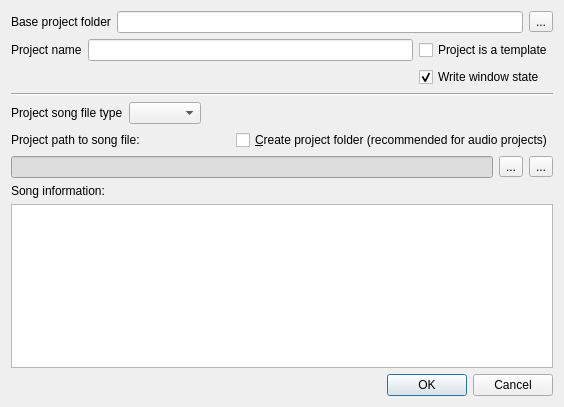
<?xml version="1.0" encoding="UTF-8"?>
<ui version="4.0">
 <class>ProjectCreate</class>
 <widget class="QDialog" name="ProjectCreate">
  <property name="geometry">
   <rect>
    <x>0</x>
    <y>0</y>
    <width>564</width>
    <height>407</height>
   </rect>
  </property>
  <property name="windowTitle">
   <string>Create Project</string>
  </property>
  <layout class="QGridLayout" name="gridLayout_3">
   <item row="0" column="0">
    <layout class="QHBoxLayout" name="horizontalLayout_8">
     <item>
      <widget class="QLabel" name="label_5">
       <property name="text">
        <string>Base project folder</string>
       </property>
      </widget>
     </item>
     <item>
      <widget class="QLineEdit" name="projDirLineEdit">
       <property name="readOnly">
        <bool>true</bool>
       </property>
      </widget>
     </item>
     <item>
      <widget class="QToolButton" name="projDirToolButton">
       <property name="toolTip">
        <string>Change Project-folder</string>
       </property>
       <property name="text">
        <string>...</string>
       </property>
      </widget>
     </item>
    </layout>
   </item>
   <item row="1" column="0">
    <layout class="QGridLayout" name="gridLayout_2">
     <item row="0" column="0">
      <widget class="QLabel" name="label_2">
       <property name="text">
        <string>Project name</string>
       </property>
      </widget>
     </item>
     <item row="0" column="1">
      <widget class="QLineEdit" name="projectNameEdit"/>
     </item>
     <item row="0" column="2">
      <widget class="QCheckBox" name="templateCheckBox">
       <property name="toolTip">
        <string>Checking this will cause the project to be saved in the templates folder</string>
       </property>
       <property name="text">
        <string>Project is a template</string>
       </property>
      </widget>
     </item>
     <item row="1" column="0" colspan="2">
      <spacer name="horizontalSpacer">
       <property name="orientation">
        <enum>Qt::Horizontal</enum>
       </property>
       <property name="sizeHint" stdset="0">
        <size>
         <width>394</width>
         <height>20</height>
        </size>
       </property>
      </spacer>
     </item>
     <item row="1" column="2">
      <widget class="QCheckBox" name="winStateCheckbox">
       <property name="toolTip">
        <string>Save window sizes and positions with the project</string>
       </property>
       <property name="text">
        <string>Write window state</string>
       </property>
       <property name="checked">
        <bool>true</bool>
       </property>
      </widget>
     </item>
    </layout>
   </item>
   <item row="2" column="0">
    <widget class="Line" name="line">
     <property name="orientation">
      <enum>Qt::Horizontal</enum>
     </property>
    </widget>
   </item>
   <item row="3" column="0">
    <layout class="QHBoxLayout" name="horizontalLayout_5">
     <item>
      <widget class="QLabel" name="label_4">
       <property name="text">
        <string>Project song file type</string>
       </property>
      </widget>
     </item>
     <item>
      <widget class="QComboBox" name="projectFileTypeCB"/>
     </item>
     <item>
      <spacer name="horizontalSpacer_3">
       <property name="orientation">
        <enum>Qt::Horizontal</enum>
       </property>
       <property name="sizeHint" stdset="0">
        <size>
         <width>40</width>
         <height>20</height>
        </size>
       </property>
      </spacer>
     </item>
    </layout>
   </item>
   <item row="4" column="0">
    <layout class="QHBoxLayout" name="horizontalLayout_4">
     <item>
      <widget class="QLabel" name="label">
       <property name="text">
        <string>Project path to song file:</string>
       </property>
      </widget>
     </item>
     <item>
      <spacer name="horizontalSpacer_2">
       <property name="orientation">
        <enum>Qt::Horizontal</enum>
       </property>
       <property name="sizeHint" stdset="0">
        <size>
         <width>40</width>
         <height>20</height>
        </size>
       </property>
      </spacer>
     </item>
     <item>
      <widget class="QCheckBox" name="createFolderCheckbox">
       <property name="text">
        <string>&amp;Create project folder (recommended for audio projects)</string>
       </property>
      </widget>
     </item>
    </layout>
   </item>
   <item row="5" column="0">
    <layout class="QGridLayout" name="gridLayout">
     <item row="0" column="0">
      <widget class="QLineEdit" name="storageDirEdit">
       <property name="palette">
        <palette>
         <active>
          <colorrole role="WindowText">
           <brush brushstyle="SolidPattern">
            <color alpha="255">
             <red>0</red>
             <green>0</green>
             <blue>0</blue>
            </color>
           </brush>
          </colorrole>
          <colorrole role="Button">
           <brush brushstyle="SolidPattern">
            <color alpha="255">
             <red>220</red>
             <green>220</green>
             <blue>220</blue>
            </color>
           </brush>
          </colorrole>
          <colorrole role="Light">
           <brush brushstyle="SolidPattern">
            <color alpha="255">
             <red>255</red>
             <green>255</green>
             <blue>255</blue>
            </color>
           </brush>
          </colorrole>
          <colorrole role="Midlight">
           <brush brushstyle="SolidPattern">
            <color alpha="255">
             <red>237</red>
             <green>237</green>
             <blue>237</blue>
            </color>
           </brush>
          </colorrole>
          <colorrole role="Dark">
           <brush brushstyle="SolidPattern">
            <color alpha="255">
             <red>110</red>
             <green>110</green>
             <blue>110</blue>
            </color>
           </brush>
          </colorrole>
          <colorrole role="Mid">
           <brush brushstyle="SolidPattern">
            <color alpha="255">
             <red>147</red>
             <green>147</green>
             <blue>147</blue>
            </color>
           </brush>
          </colorrole>
          <colorrole role="Text">
           <brush brushstyle="SolidPattern">
            <color alpha="255">
             <red>0</red>
             <green>0</green>
             <blue>0</blue>
            </color>
           </brush>
          </colorrole>
          <colorrole role="BrightText">
           <brush brushstyle="SolidPattern">
            <color alpha="255">
             <red>255</red>
             <green>255</green>
             <blue>255</blue>
            </color>
           </brush>
          </colorrole>
          <colorrole role="ButtonText">
           <brush brushstyle="SolidPattern">
            <color alpha="255">
             <red>0</red>
             <green>0</green>
             <blue>0</blue>
            </color>
           </brush>
          </colorrole>
          <colorrole role="Base">
           <brush brushstyle="SolidPattern">
            <color alpha="255">
             <red>220</red>
             <green>220</green>
             <blue>220</blue>
            </color>
           </brush>
          </colorrole>
          <colorrole role="Window">
           <brush brushstyle="SolidPattern">
            <color alpha="255">
             <red>220</red>
             <green>220</green>
             <blue>220</blue>
            </color>
           </brush>
          </colorrole>
          <colorrole role="Shadow">
           <brush brushstyle="SolidPattern">
            <color alpha="255">
             <red>0</red>
             <green>0</green>
             <blue>0</blue>
            </color>
           </brush>
          </colorrole>
          <colorrole role="AlternateBase">
           <brush brushstyle="SolidPattern">
            <color alpha="255">
             <red>237</red>
             <green>237</green>
             <blue>237</blue>
            </color>
           </brush>
          </colorrole>
          <colorrole role="ToolTipBase">
           <brush brushstyle="SolidPattern">
            <color alpha="255">
             <red>255</red>
             <green>255</green>
             <blue>220</blue>
            </color>
           </brush>
          </colorrole>
          <colorrole role="ToolTipText">
           <brush brushstyle="SolidPattern">
            <color alpha="255">
             <red>0</red>
             <green>0</green>
             <blue>0</blue>
            </color>
           </brush>
          </colorrole>
          <colorrole role="PlaceholderText">
           <brush brushstyle="NoBrush">
            <color alpha="128">
             <red>0</red>
             <green>0</green>
             <blue>0</blue>
            </color>
           </brush>
          </colorrole>
         </active>
         <inactive>
          <colorrole role="WindowText">
           <brush brushstyle="SolidPattern">
            <color alpha="255">
             <red>0</red>
             <green>0</green>
             <blue>0</blue>
            </color>
           </brush>
          </colorrole>
          <colorrole role="Button">
           <brush brushstyle="SolidPattern">
            <color alpha="255">
             <red>220</red>
             <green>220</green>
             <blue>220</blue>
            </color>
           </brush>
          </colorrole>
          <colorrole role="Light">
           <brush brushstyle="SolidPattern">
            <color alpha="255">
             <red>255</red>
             <green>255</green>
             <blue>255</blue>
            </color>
           </brush>
          </colorrole>
          <colorrole role="Midlight">
           <brush brushstyle="SolidPattern">
            <color alpha="255">
             <red>237</red>
             <green>237</green>
             <blue>237</blue>
            </color>
           </brush>
          </colorrole>
          <colorrole role="Dark">
           <brush brushstyle="SolidPattern">
            <color alpha="255">
             <red>110</red>
             <green>110</green>
             <blue>110</blue>
            </color>
           </brush>
          </colorrole>
          <colorrole role="Mid">
           <brush brushstyle="SolidPattern">
            <color alpha="255">
             <red>147</red>
             <green>147</green>
             <blue>147</blue>
            </color>
           </brush>
          </colorrole>
          <colorrole role="Text">
           <brush brushstyle="SolidPattern">
            <color alpha="255">
             <red>0</red>
             <green>0</green>
             <blue>0</blue>
            </color>
           </brush>
          </colorrole>
          <colorrole role="BrightText">
           <brush brushstyle="SolidPattern">
            <color alpha="255">
             <red>255</red>
             <green>255</green>
             <blue>255</blue>
            </color>
           </brush>
          </colorrole>
          <colorrole role="ButtonText">
           <brush brushstyle="SolidPattern">
            <color alpha="255">
             <red>0</red>
             <green>0</green>
             <blue>0</blue>
            </color>
           </brush>
          </colorrole>
          <colorrole role="Base">
           <brush brushstyle="SolidPattern">
            <color alpha="255">
             <red>220</red>
             <green>220</green>
             <blue>220</blue>
            </color>
           </brush>
          </colorrole>
          <colorrole role="Window">
           <brush brushstyle="SolidPattern">
            <color alpha="255">
             <red>220</red>
             <green>220</green>
             <blue>220</blue>
            </color>
           </brush>
          </colorrole>
          <colorrole role="Shadow">
           <brush brushstyle="SolidPattern">
            <color alpha="255">
             <red>0</red>
             <green>0</green>
             <blue>0</blue>
            </color>
           </brush>
          </colorrole>
          <colorrole role="AlternateBase">
           <brush brushstyle="SolidPattern">
            <color alpha="255">
             <red>237</red>
             <green>237</green>
             <blue>237</blue>
            </color>
           </brush>
          </colorrole>
          <colorrole role="ToolTipBase">
           <brush brushstyle="SolidPattern">
            <color alpha="255">
             <red>255</red>
             <green>255</green>
             <blue>220</blue>
            </color>
           </brush>
          </colorrole>
          <colorrole role="ToolTipText">
           <brush brushstyle="SolidPattern">
            <color alpha="255">
             <red>0</red>
             <green>0</green>
             <blue>0</blue>
            </color>
           </brush>
          </colorrole>
          <colorrole role="PlaceholderText">
           <brush brushstyle="NoBrush">
            <color alpha="128">
             <red>0</red>
             <green>0</green>
             <blue>0</blue>
            </color>
           </brush>
          </colorrole>
         </inactive>
         <disabled>
          <colorrole role="WindowText">
           <brush brushstyle="SolidPattern">
            <color alpha="255">
             <red>110</red>
             <green>110</green>
             <blue>110</blue>
            </color>
           </brush>
          </colorrole>
          <colorrole role="Button">
           <brush brushstyle="SolidPattern">
            <color alpha="255">
             <red>220</red>
             <green>220</green>
             <blue>220</blue>
            </color>
           </brush>
          </colorrole>
          <colorrole role="Light">
           <brush brushstyle="SolidPattern">
            <color alpha="255">
             <red>255</red>
             <green>255</green>
             <blue>255</blue>
            </color>
           </brush>
          </colorrole>
          <colorrole role="Midlight">
           <brush brushstyle="SolidPattern">
            <color alpha="255">
             <red>237</red>
             <green>237</green>
             <blue>237</blue>
            </color>
           </brush>
          </colorrole>
          <colorrole role="Dark">
           <brush brushstyle="SolidPattern">
            <color alpha="255">
             <red>110</red>
             <green>110</green>
             <blue>110</blue>
            </color>
           </brush>
          </colorrole>
          <colorrole role="Mid">
           <brush brushstyle="SolidPattern">
            <color alpha="255">
             <red>147</red>
             <green>147</green>
             <blue>147</blue>
            </color>
           </brush>
          </colorrole>
          <colorrole role="Text">
           <brush brushstyle="SolidPattern">
            <color alpha="255">
             <red>110</red>
             <green>110</green>
             <blue>110</blue>
            </color>
           </brush>
          </colorrole>
          <colorrole role="BrightText">
           <brush brushstyle="SolidPattern">
            <color alpha="255">
             <red>255</red>
             <green>255</green>
             <blue>255</blue>
            </color>
           </brush>
          </colorrole>
          <colorrole role="ButtonText">
           <brush brushstyle="SolidPattern">
            <color alpha="255">
             <red>110</red>
             <green>110</green>
             <blue>110</blue>
            </color>
           </brush>
          </colorrole>
          <colorrole role="Base">
           <brush brushstyle="SolidPattern">
            <color alpha="255">
             <red>220</red>
             <green>220</green>
             <blue>220</blue>
            </color>
           </brush>
          </colorrole>
          <colorrole role="Window">
           <brush brushstyle="SolidPattern">
            <color alpha="255">
             <red>220</red>
             <green>220</green>
             <blue>220</blue>
            </color>
           </brush>
          </colorrole>
          <colorrole role="Shadow">
           <brush brushstyle="SolidPattern">
            <color alpha="255">
             <red>0</red>
             <green>0</green>
             <blue>0</blue>
            </color>
           </brush>
          </colorrole>
          <colorrole role="AlternateBase">
           <brush brushstyle="SolidPattern">
            <color alpha="255">
             <red>220</red>
             <green>220</green>
             <blue>220</blue>
            </color>
           </brush>
          </colorrole>
          <colorrole role="ToolTipBase">
           <brush brushstyle="SolidPattern">
            <color alpha="255">
             <red>255</red>
             <green>255</green>
             <blue>220</blue>
            </color>
           </brush>
          </colorrole>
          <colorrole role="ToolTipText">
           <brush brushstyle="SolidPattern">
            <color alpha="255">
             <red>0</red>
             <green>0</green>
             <blue>0</blue>
            </color>
           </brush>
          </colorrole>
          <colorrole role="PlaceholderText">
           <brush brushstyle="NoBrush">
            <color alpha="128">
             <red>0</red>
             <green>0</green>
             <blue>0</blue>
            </color>
           </brush>
          </colorrole>
         </disabled>
        </palette>
       </property>
       <property name="focusPolicy">
        <enum>Qt::NoFocus</enum>
       </property>
       <property name="readOnly">
        <bool>true</bool>
       </property>
      </widget>
     </item>
     <item row="0" column="1">
      <widget class="QToolButton" name="browseDirButton">
       <property name="toolTip">
        <string>Edit folder for this project if you want it stored somewhere outside the regular Base project folder</string>
       </property>
       <property name="text">
        <string>...</string>
       </property>
      </widget>
     </item>
     <item row="0" column="2">
      <widget class="QToolButton" name="restorePathButton">
       <property name="toolTip">
        <string>Restore project folder to what is set in the Base project folder</string>
       </property>
       <property name="text">
        <string>...</string>
       </property>
      </widget>
     </item>
    </layout>
   </item>
   <item row="6" column="0">
    <widget class="QLabel" name="label_3">
     <property name="text">
      <string>Song information:</string>
     </property>
    </widget>
   </item>
   <item row="7" column="0">
    <widget class="QPlainTextEdit" name="commentEdit">
     <property name="toolTip">
      <string>Add any information about this song, it will be displayed when the song is opened.</string>
     </property>
    </widget>
   </item>
   <item row="8" column="0">
    <layout class="QHBoxLayout" name="horizontalLayout_2">
     <item>
      <spacer name="horizontalSpacer_5">
       <property name="orientation">
        <enum>Qt::Horizontal</enum>
       </property>
       <property name="sizeHint" stdset="0">
        <size>
         <width>40</width>
         <height>20</height>
        </size>
       </property>
      </spacer>
     </item>
     <item>
      <widget class="QDialogButtonBox" name="buttonBox">
       <property name="orientation">
        <enum>Qt::Horizontal</enum>
       </property>
       <property name="standardButtons">
        <set>QDialogButtonBox::Cancel|QDialogButtonBox::Ok</set>
       </property>
      </widget>
     </item>
    </layout>
   </item>
  </layout>
 </widget>
 <tabstops>
  <tabstop>projectNameEdit</tabstop>
  <tabstop>templateCheckBox</tabstop>
  <tabstop>winStateCheckbox</tabstop>
  <tabstop>projectFileTypeCB</tabstop>
  <tabstop>createFolderCheckbox</tabstop>
  <tabstop>storageDirEdit</tabstop>
  <tabstop>browseDirButton</tabstop>
  <tabstop>restorePathButton</tabstop>
  <tabstop>commentEdit</tabstop>
  <tabstop>projDirToolButton</tabstop>
  <tabstop>projDirLineEdit</tabstop>
 </tabstops>
 <resources/>
 <connections>
  <connection>
   <sender>buttonBox</sender>
   <signal>rejected()</signal>
   <receiver>ProjectCreate</receiver>
   <slot>reject()</slot>
   <hints>
    <hint type="sourcelabel">
     <x>316</x>
     <y>260</y>
    </hint>
    <hint type="destinationlabel">
     <x>286</x>
     <y>274</y>
    </hint>
   </hints>
  </connection>
 </connections>
</ui>
